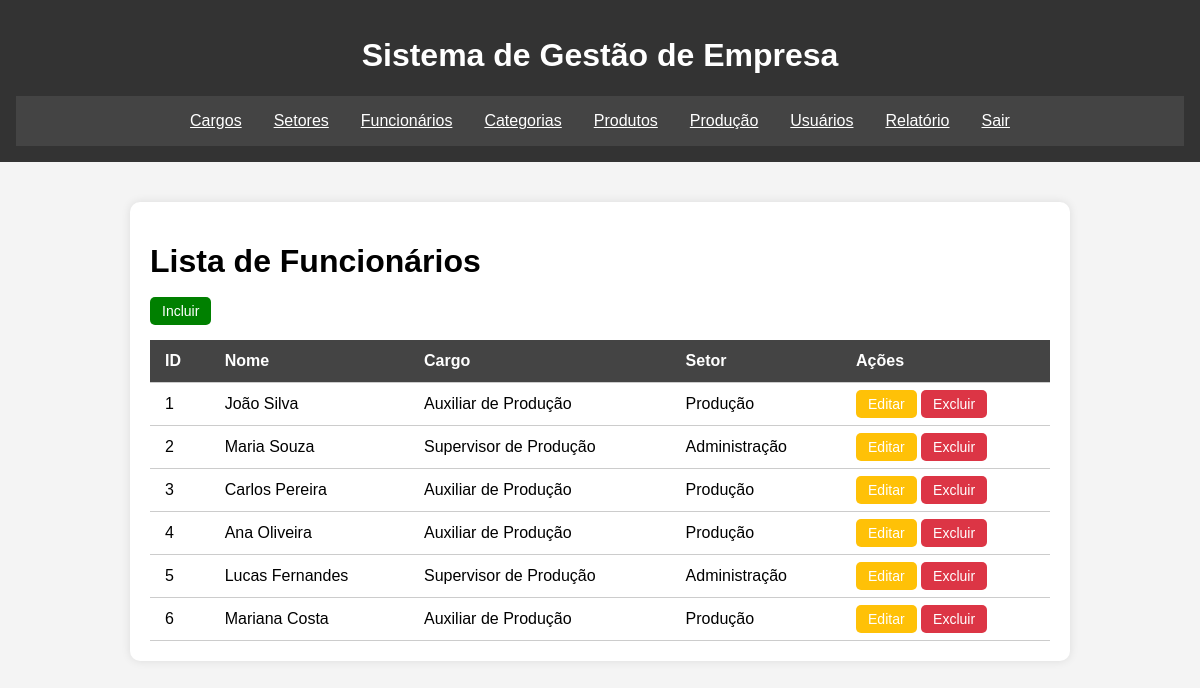
/lista-funcionarios.php, run on the app's committed database.
### tables this page shows
CREATE TABLE `funcionarios` (
  `FuncionarioID` INT NOT NULL AUTO_INCREMENT,
  `Nome` VARCHAR(200) NOT NULL,
  `DataNascimento` DATE DEFAULT NULL,
  `Email` VARCHAR(200) DEFAULT NULL,
  `Salario` DECIMAL(10,2) DEFAULT 0.00,
  `Sexo` CHAR(1) DEFAULT NULL,
  `CPF` VARCHAR(30) DEFAULT NULL,
  `RG` VARCHAR(30) DEFAULT NULL,
  `CargoID` INT DEFAULT NULL,
  `SetorID` INT DEFAULT NULL,
  PRIMARY KEY (`FuncionarioID`),
  KEY `fk_funcionarios_cargo` (`CargoID`),
  KEY `fk_funcionarios_setor` (`SetorID`),
  CONSTRAINT `fk_funcionarios_cargo` FOREIGN KEY (`CargoID`) REFERENCES `cargos` (`CargoID`) ON DELETE SET NULL ON UPDATE CASCADE,
  CONSTRAINT `fk_funcionarios_setor` FOREIGN KEY (`SetorID`) REFERENCES `setor` (`SetorID`) ON DELETE SET NULL ON UPDATE CASCADE
);

CREATE TABLE `cargos` (
  `CargoID` INT NOT NULL AUTO_INCREMENT,
  `Nome` VARCHAR(150) NOT NULL,
  `TetoSalarial` DECIMAL(10,2) DEFAULT 0.00,
  PRIMARY KEY (`CargoID`)
);

CREATE TABLE `setor` (
  `SetorID` INT NOT NULL AUTO_INCREMENT,
  `Nome` VARCHAR(150) NOT NULL,
  `Andar` VARCHAR(50),
  `Cor` VARCHAR(50),
  PRIMARY KEY (`SetorID`)
);

### lista-funcionarios.php (the view, shortened to what this page needs)
<?php
include_once './include/conexao.php';
include_once './include/header.php';
?>
<main>
  <div class="container">
      <h1>Lista de Funcionários</h1>
      <a href="./salvar-funcionarios.php" class="btn btn-add">Incluir</a>
      <table>
        <thead>
          <tr>
            <th>ID</th>
            <th>Nome</th>
            <th>Cargo</th>
            <th>Setor</th>
            <th>Ações</th>
          </tr>
        </thead>
        <tbody>
          <?php
          $sql = 'SELECT FuncionarioID ,f.Nome AS nomeFunc, s.Nome As nomeSetor, c.Nome AS nomeCargo FROM funcionarios AS f
          INNER JOIN cargos AS c ON f.CargoID = c.CargoID
          INNER JOIN setor AS s ON f.SetorID = s.SetorID
          ORDER BY FuncionarioID ASC;';
          $return = mysqli_query($conexao, $sql);
          while($linha = mysqli_fetch_assoc($return)){
            echo '<tr id="'.$linha['FuncionarioID'].'">
                <td>'.$linha['FuncionarioID'].'</td>
            <td>'.$linha['nomeFunc'].'</td>
            <td>'.$linha['nomeCargo'].'</td>
            <td>'.$linha['nomeSetor'].'</td>
            <td>
              <a href="./salvar-funcionarios.php?id='.$linha['FuncionarioID'].'" class="btn btn-edit">Editar</a>
              <a href="./action/funcionarios.php?id='.$linha['FuncionarioID'].'&acao=excluir" class="btn btn-delete">Excluir</a>
            </td>
          </tr>';
          }
          ?>
        </tbody>
      </table>
    </div>
<?php
  include_once './include/footer.php';
  ?>

### CRUD/include/header.php (shortened to what this page needs)
<!DOCTYPE html>
<html lang="pt-br">
<head>
  <link rel="stylesheet" href="./assets/style.css?v=<?php echo date("YmdHis").rand(0,9999999);?>">
  <link rel="stylesheet" href="./assets/style.css">
</head>
<body>
  <header>
    <h1>Sistema de Gestão de Empresa</h1>
    <nav id="menu" >
        <a href="./lista-cargos.php">Cargos</a>
        <a href="./lista-setores.php">Setores</a>
        <a href="./lista-funcionarios.php">Funcionários</a>
        <a href="./lista-categorias.php">Categorias</a>
        <a href="./lista-produtos.php">Produtos</a>
        <a href="./lista-producao.php">Produção</a>
        <a href="./lista-usuarios.php">Usuários</a>
        <a href="./relatorios.php">Relatório</a>
        <a href="./logoff.php">Sair</a>
      </nav>
  </header>

### CRUD/include/footer.php (shortened to what this page needs)
</body>
</html>

### style.css (style rules this page uses)
body { font-family: Arial, sans-serif; background-color: #f4f4f4; margin: 0; padding: 0; }
header { background-color: #333; color: white; padding: 1rem; text-align: center; }
nav { display: flex; justify-content: center; background-color: #444; }
nav a { background: none; color: white; border: none; padding: 1rem; cursor: pointer; }
.container { max-width: 900px; margin: 40px auto 0 auto; background: #fff; padding: 20px; border-radius: 10px; box-shadow: 0 0 10px rgba(0,0,0,0.1); }
table { width: 100%; border-collapse: collapse; margin-top: 20px; }
th, td { padding: 12px 15px; border-bottom: 1px solid #ccc; text-align: left; }
th { background-color: #444; color: white; }
.btn { padding: 6px 12px; border: none; border-radius: 5px; color: white; cursor: pointer; text-decoration: none; font-size: 14px; }
.btn-edit { background-color: #ffc107; }
.btn-delete { background-color: #dc3545; }
.btn-add { background-color: green; }

### data on the page
funcionarios: FuncionarioID "1", Nome "João Silva", CargoID.Nome "Auxiliar de Produção", SetorID.Nome "Produção"
funcionarios: FuncionarioID "2", Nome "Maria Souza", CargoID.Nome "Supervisor de Produção", SetorID.Nome "Administração"
funcionarios: FuncionarioID "3", Nome "Carlos Pereira", CargoID.Nome "Auxiliar de Produção", SetorID.Nome "Produção"
funcionarios: FuncionarioID "4", Nome "Ana Oliveira", CargoID.Nome "Auxiliar de Produção", SetorID.Nome "Produção"
funcionarios: FuncionarioID "5", Nome "Lucas Fernandes", CargoID.Nome "Supervisor de Produção", SetorID.Nome "Administração"
funcionarios: FuncionarioID "6", Nome "Mariana Costa", CargoID.Nome "Auxiliar de Produção", SetorID.Nome "Produção"
